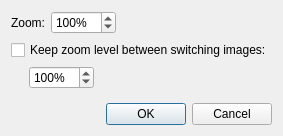
<?xml version="1.0" encoding="UTF-8"?>
<ui version="4.0">
 <class>ZoomDialog</class>
 <widget class="QDialog" name="ZoomDialog">
  <property name="geometry">
   <rect>
    <x>0</x>
    <y>0</y>
    <width>263</width>
    <height>136</height>
   </rect>
  </property>
  <property name="windowTitle">
   <string>Zoom</string>
  </property>
  <layout class="QVBoxLayout" name="verticalLayout">
   <item>
    <layout class="QHBoxLayout" name="horizontalLayout">
     <item>
      <widget class="QLabel" name="label">
       <property name="text">
        <string>Zoom:</string>
       </property>
      </widget>
     </item>
     <item>
      <widget class="QSpinBox" name="zoomSpinBox">
       <property name="buttonSymbols">
        <enum>QAbstractSpinBox::UpDownArrows</enum>
       </property>
       <property name="suffix">
        <string>%</string>
       </property>
       <property name="minimum">
        <number>10</number>
       </property>
       <property name="maximum">
        <number>3200</number>
       </property>
       <property name="value">
        <number>100</number>
       </property>
      </widget>
     </item>
     <item>
      <spacer name="horizontalSpacer_3">
       <property name="orientation">
        <enum>Qt::Horizontal</enum>
       </property>
       <property name="sizeHint" stdset="0">
        <size>
         <width>40</width>
         <height>20</height>
        </size>
       </property>
      </spacer>
     </item>
    </layout>
   </item>
   <item>
    <widget class="QCheckBox" name="keepCheckBox">
     <property name="text">
      <string>Keep zoom level between switching images:</string>
     </property>
    </widget>
   </item>
   <item>
    <layout class="QHBoxLayout" name="horizontalLayout_2">
     <item>
      <spacer name="horizontalSpacer">
       <property name="orientation">
        <enum>Qt::Horizontal</enum>
       </property>
       <property name="sizeType">
        <enum>QSizePolicy::Fixed</enum>
       </property>
       <property name="sizeHint" stdset="0">
        <size>
         <width>18</width>
         <height>20</height>
        </size>
       </property>
      </spacer>
     </item>
     <item>
      <widget class="QSpinBox" name="keepZoomSpinBox">
       <property name="buttonSymbols">
        <enum>QAbstractSpinBox::UpDownArrows</enum>
       </property>
       <property name="suffix">
        <string>%</string>
       </property>
       <property name="minimum">
        <number>10</number>
       </property>
       <property name="maximum">
        <number>3200</number>
       </property>
       <property name="value">
        <number>100</number>
       </property>
      </widget>
     </item>
     <item>
      <spacer name="horizontalSpacer_2">
       <property name="orientation">
        <enum>Qt::Horizontal</enum>
       </property>
       <property name="sizeHint" stdset="0">
        <size>
         <width>40</width>
         <height>20</height>
        </size>
       </property>
      </spacer>
     </item>
    </layout>
   </item>
   <item>
    <spacer name="verticalSpacer">
     <property name="orientation">
      <enum>Qt::Vertical</enum>
     </property>
     <property name="sizeHint" stdset="0">
      <size>
       <width>20</width>
       <height>7</height>
      </size>
     </property>
    </spacer>
   </item>
   <item>
    <widget class="QDialogButtonBox" name="buttonBox">
     <property name="orientation">
      <enum>Qt::Horizontal</enum>
     </property>
     <property name="standardButtons">
      <set>QDialogButtonBox::Cancel|QDialogButtonBox::Ok</set>
     </property>
    </widget>
   </item>
  </layout>
 </widget>
 <resources/>
 <connections>
  <connection>
   <sender>buttonBox</sender>
   <signal>accepted()</signal>
   <receiver>ZoomDialog</receiver>
   <slot>accept()</slot>
   <hints>
    <hint type="sourcelabel">
     <x>248</x>
     <y>254</y>
    </hint>
    <hint type="destinationlabel">
     <x>157</x>
     <y>274</y>
    </hint>
   </hints>
  </connection>
  <connection>
   <sender>buttonBox</sender>
   <signal>rejected()</signal>
   <receiver>ZoomDialog</receiver>
   <slot>reject()</slot>
   <hints>
    <hint type="sourcelabel">
     <x>316</x>
     <y>260</y>
    </hint>
    <hint type="destinationlabel">
     <x>286</x>
     <y>274</y>
    </hint>
   </hints>
  </connection>
 </connections>
</ui>
